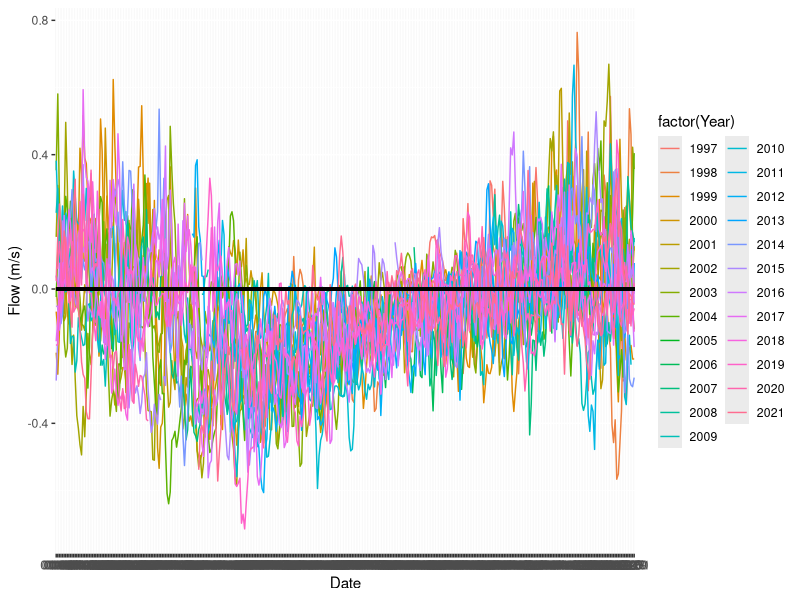
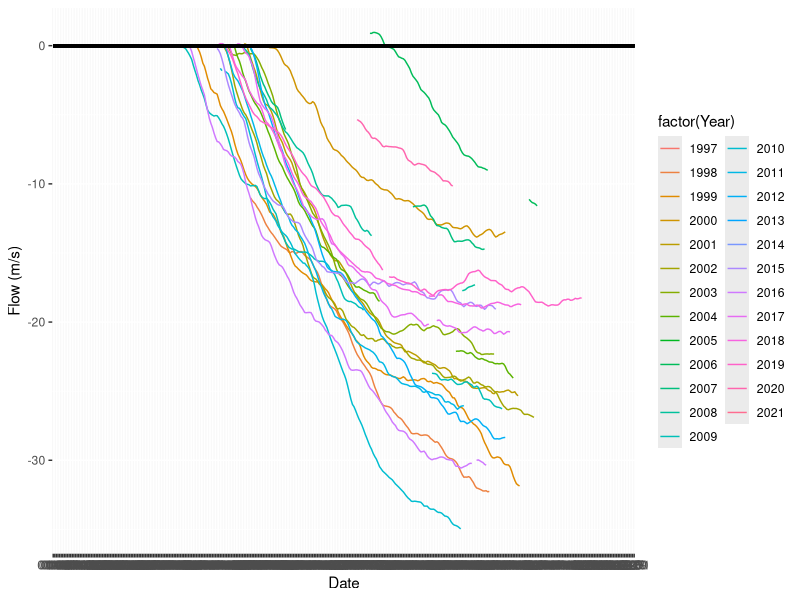

Recreate these plots in R, in order.
########################################
##  NOAA/OSU post-doc (NCC Copepods)
##  Step 8a (formerly 6b), v2 - Get dates of Inst and Cumu ALF transitions
##  Plots for Fig. 8 (ALF (raw, cumu) vs. BST date & mag)
##  Laura E. Lilly
##  Updated: 8 Apr 2024
########################################


library(tidyverse)
library(lubridate)
library(reshape2)



########## Data In ########## 
flwsfl <- read.csv('NH10_Flows_Inst_Cumu.csv')

# Dataset cleanup and date conversion
flws_data <- flwsfl |>
    mutate_all(~ifelse(is.nan(.), NA, .)) |>
    mutate(Date = as.Date(Date, format = "%d-%b-%Y"),
      Year = year(Date),
         .after = Date)


########## Reshape DFs and get info #########
# ### DF #1: Instantaneous flow
# First, reconfigure dates
inst_flw <- flws_data |>
  mutate(dt_mody = format(Date, format = "%m-%d"),
         # Will have to remove Leap Days if I want to add a repeat Date seq for plotting
         # plt_dt = rep(seq.Date(as.Date("1999-01-01"), 
         #                  as.Date("1999-12-31"),
         #                  by = "day")
         ) |>
  select(dt_mody,Year,Inst_flow)

inst_flw_yrly <- inst_flw |>
  pivot_wider(names_from = Year, values_from = Inst_flow)

# Second, get date of first negative value for each year
inst_neg1 <- data.frame(matrix(nrow = 1, ncol = ncol(inst_flw_yrly)-1))

for(i in 2:ncol(inst_flw_yrly)){
  idx1 = which(inst_flw_yrly[,i] < 0)[1]
  dt1 = inst_flw_yrly[idx1,1]
  
  inst_neg1[1,i-1] <- dt1
}
colnames(inst_neg1) <- unique(inst_flw$Year)





#############################
# ### DF #2: Cumulative flow
cumu_flw <- flws_data |>
  mutate(dt_mody = format(Date, format = "%m-%d")) |>
  select(dt_mody,Year,Cumu_flow)







########## Plots ##########

# ### Plot 1: Instantaneous flow - year-chunks
plt1 <- ggplot(data = inst_flw, aes(x = dt_mody, y = Inst_flow)) + 
  
  geom_line(aes(color = factor(Year), group = Year)) + 
  geom_segment(aes(x = dt_mody[1], xend = dt_mody[length(dt_mody)],
                   y = 0, yend = 0), color = "black", lwd = 1) + 
  
  ylab("Flow (m/s)") + 
  xlab("Date") 
  # scale_x_date(date_labels = "%b", date_breaks = "1 month")  




# ### Plot 2: Instantaneous flow - year-chunks
plt2 <- ggplot(data = cumu_flw, aes(x = dt_mody, y = Cumu_flow)) + 
  
  geom_line(aes(color = factor(Year), group = Year)) + 
  geom_segment(aes(x = dt_mody[1], xend = dt_mody[length(dt_mody)],
                   y = 0, yend = 0), color = "black", lwd = 1) + 
  
  ylab("Flow (m/s)") + 
  xlab("Date")



